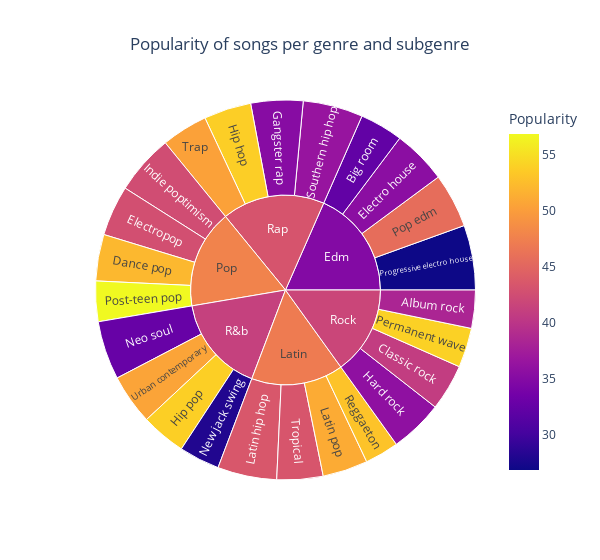

The cell this chart's notebook holds for it:
### Code cell
import plotly.express as px

fig = px.sunburst(df, path=['playlist_genre', 'playlist_subgenre'], color='track_popularity', labels={'track_popularity': 'Popularity'}, title='Popularity of songs per genre and subgenre')

fig.update_traces(
    hovertemplate="<b>%{label}</b><br><br>Count=%{value}<br>Popularity=%{color:.2f}<extra></extra>"
)

fig.update_layout(title_x=0.5, width = 600)

fig.show()

### Figure 1 — Plotly figure (JSON) as saved in the notebook; plotly's stock layout.template omitted (floating-point values rounded to 4 significant figures)
{"data": [{"branchvalues": "total", "customdata": [[38.32], [32.28], [40.81], [52.08], [35.51], [42.73], [35.19], [35.84], [53.77], [53.84], [42.48], [43.48], [51.1], [32.69], [28.03], [54.0], [45.69], [56.83], [26.87], [52.93], [36.47], [50.31], [43.33], [50.52], [34.83], [47.04], [47.74], [41.22], [43.24], [41.73]], "domain": {"x": [0, 1], "y": [0, 1]}, "hovertemplate": "<b>%{label}</b><br><br>Count=%{value}<br>Popularity=%{color:.2f}<extra></extra>", "ids": ["Rock/Album rock", "Edm/Big room", "Rock/Classic rock", "Pop/Dance pop", "Edm/Electro house", "Pop/Electropop", "Rap/Gangster rap", "Rock/Hard rock", "Rap/Hip hop", "R&b/Hip pop", "Pop/Indie poptimism", "Latin/Latin hip hop", "Latin/Latin pop", "R&b/Neo soul", "R&b/New jack swing", "Rock/Permanent wave", "Edm/Pop edm", "Pop/Post-teen pop", "Edm/Progressive electro house", "Latin/Reggaeton", "Rap/Southern hip hop", "Rap/Trap", "Latin/Tropical", "R&b/Urban contemporary", "Edm", "Latin", "Pop", "R&b", "Rap", "Rock"], "labels": ["Album rock", "Big room", "Classic rock", "Dance pop", "Electro house", "Electropop", "Gangster rap", "Hard rock", "Hip hop", "Hip pop", "Indie poptimism", "Latin hip hop", "Latin pop", "Neo soul", "New jack swing", "Permanent wave", "Pop edm", "Post-teen pop", "Progressive electro house", "Reggaeton", "Southern hip hop", "Trap", "Tropical", "Urban contemporary", "Edm", "Latin", "Pop", "R&b", "Rap", "Rock"], "marker": {"coloraxis": "coloraxis", "colors": [38.32, 32.28, 40.81, 52.08, 35.51, 42.73, 35.19, 35.84, 53.77, 53.84, 42.48, 43.48, 51.1, 32.69, 28.03, 54.0, 45.69, 56.83, 26.87, 52.93, 36.47, 50.31, 43.33, 50.52, 34.83, 47.04, 47.74, 41.22, 43.24, 41.73]}, "name": "", "parents": ["Rock", "Edm", "Rock", "Pop", "Edm", "Pop", "Rap", "Rock", "Rap", "R&b", "Pop", "Latin", "Latin", "R&b", "R&b", "Rock", "Edm", "Pop", "Edm", "Latin", "Rap", "Rap", "Latin", "R&b", "", "", "", "", "", ""], "type": "sunburst", "values": [1065, 1206, 1296, 1298, 1511, 1408, 1456, 1485, 1322, 1256, 1672, 1655, 1262, 1637, 1133, 1105, 1517, 1129, 1809, 948, 1674, 1291, 1288, 1405, 6043, 5153, 5507, 5431, 5743, 4951]}], "layout": {"coloraxis": {"colorbar": {"title": {"text": "Popularity"}}, "colorscale": [[0, "#0d0887"], [0.1111, "#46039f"], [0.2222, "#7201a8"], [0.3333, "#9c179e"], [0.4444, "#bd3786"], [0.5556, "#d8576b"], [0.6667, "#ed7953"], [0.7778, "#fb9f3a"], [0.8889, "#fdca26"], [1, "#f0f921"]]}, "legend": {"tracegroupgap": 0}, "title": {"text": "Popularity of songs per genre and subgenre", "x": 0.5}, "width": 600}}
